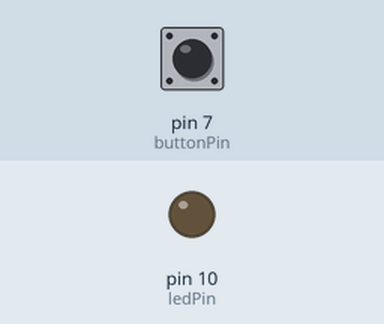
This sketch was run on a simulated Arduino Uno, built with avr-gcc and run on an emulated ATmega328P. Parts: output pins drawn as LEDs (lit = HIGH). The inputs (shaded band) are chosen by the test bench; at power-on: pin 7 (buttonPin) LOW.

Above: at 1.2 s.
1.3 s: pin 7 (buttonPin) pulled HIGH for 0.15 s
At 2.3 s:
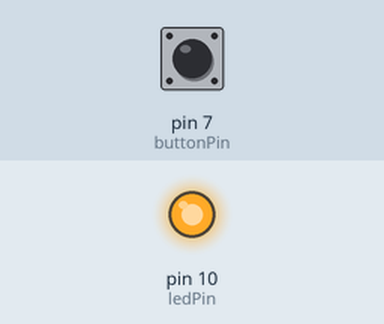
2.9 s: pin 7 (buttonPin) pulled HIGH for 1 s
At 4.7 s:
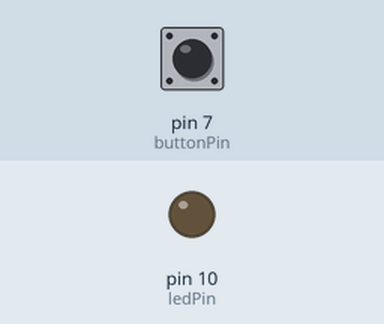
5.4 s: pin 7 (buttonPin) pulled HIGH for 3.2 s
At 9.5 s:
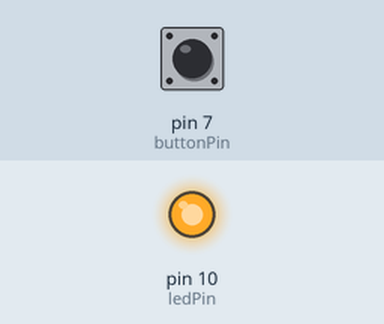
Timing chart, 0 to 11.0 s (numbered marks = the images above; inputs shaded):
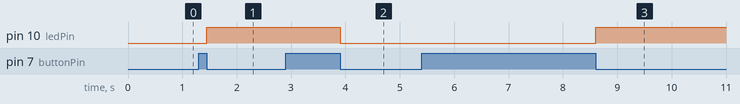

Measured:
- after the input at 1.3 s, pin 10 (ledPin): LOW → HIGH after 0.15 s
- after the input at 2.9 s, pin 10 (ledPin): HIGH → LOW after 1.0 s
- after the input at 5.4 s, pin 10 (ledPin): LOW → HIGH after 3.2 s

The sketch:

ButtonToggle.ino
```cpp
// constants won't change. They're used here to set pin numbers:
const int buttonPin = 7;     // the number of the pushbutton pin
const int ledPin =  10;      // the number of the LED pin

// variables will change:
int buttonState = 0;         // variable for reading the pushbutton status

void setup() {
  // initialize the LED pin as an output:
  pinMode(ledPin, OUTPUT);
  // initialize the pushbutton pin as an input:
  pinMode(buttonPin, INPUT);
}
int flag =0;
void loop() {
  // read the state of the pushbutton value:
  buttonState = digitalRead(buttonPin);
  if (buttonState == HIGH) {
    // toggle value of flag whenever button is pressed.
    if (flag==0)flag=1 ;
    else flag =0;
    // stop here till user leaves button
    // and digitalRead(buttonPin) returns low.
    while(digitalRead(buttonPin) == HIGH);
  }
  if (flag ==1){
    digitalWrite(ledPin, HIGH);
  } else {
    digitalWrite(ledPin, LOW);
  }
}
```
